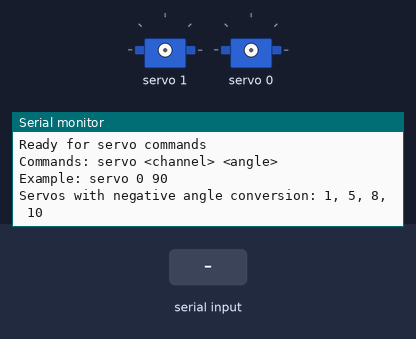
The sketch below on a simulated Arduino Uno, built with avr-gcc and run on an emulated ATmega328P. Shown: 2 × servo, the last lines printed to the serial monitor. Inputs (shaded band) come from the test bench.

Above: at 1.3 s.
1.4 s: "servo 1 -35\n" received over Serial
At 2.6 s:
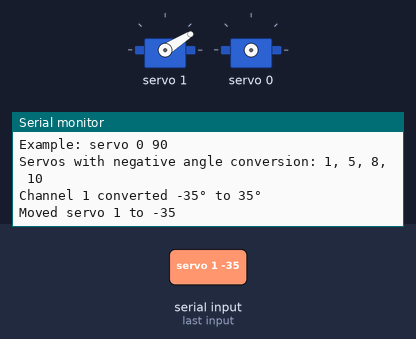
2.9 s: "servo  45\n" received over Serial
At 3.7 s:
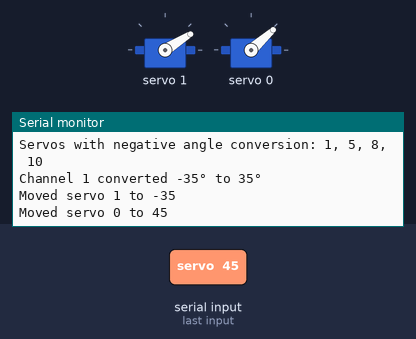

The sketch:

quadruped_firmware.ino
```cpp
#include <Wire.h>
#include <Adafruit_PWMServoDriver.h>

Adafruit_PWMServoDriver pwm = Adafruit_PWMServoDriver(0x40);

#define FREQUENCY_OSCILLATOR 25000000
#define SERVO_FREQ 50
#define SERVO_MIN 102
#define SERVO_MAX 500

// Servos that should convert negative angles to positive angles
// Add the channels that aren't working properly here
int negativeAngleServos[] = {1, 5, 8, 10}; // front_left_knee, front_right_ankle, rear_right_ankle, rear_left_knee
int numNegativeAngleServos = 4;

void setup() {
  Serial.begin(9600);
  Serial.println("R3 with Basic Servo Control - Negative Angle Handler");

  Wire.begin();
  pwm.begin();
  pwm.setOscillatorFrequency(FREQUENCY_OSCILLATOR);
  pwm.setPWMFreq(SERVO_FREQ);
  delay(10);

  Serial.println("Ready for servo commands");
  Serial.println("Commands: servo <channel> <angle>");
  Serial.println("Example: servo 0 90");

  // Print which servos handle negative angles
  Serial.print("Servos with negative angle conversion: ");
  for(int i = 0; i < numNegativeAngleServos; i++) {
    Serial.print(negativeAngleServos[i]);
    if(i < numNegativeAngleServos - 1) Serial.print(", ");
  }
  Serial.println();
}

void loop() {
  if (Serial.available() > 0) {
    String input = Serial.readStringUntil('\n');
    input.trim();

    if (input.startsWith("servo ")) {
      // Parse: "servo 0 90" or "servo 1 -35"
      int space1 = input.indexOf(' ');
      int space2 = input.indexOf(' ', space1 + 1);

      if (space1 > 0 && space2 > 0) {
        int channel = input.substring(space1 + 1, space2).toInt();
        int angle = input.substring(space2 + 1).toInt();

        setServoAngle(channel, angle);
        Serial.print("Moved servo ");
        Serial.print(channel);
        Serial.print(" to ");
        Serial.println(angle);
      }
    } else {
      Serial.print("Echo: ");
      Serial.println(input);
    }
  }
}

bool isNegativeAngleServo(int channel) {
  for(int i = 0; i < numNegativeAngleServos; i++) {
    if(negativeAngleServos[i] == channel) {
      return true;
    }
  }
  return false;
}

void setServoAngle(int channel, int angle) {
  int originalAngle = angle;

  // Handle negative angles for specific servos
  if (isNegativeAngleServo(channel) && angle < 0) {
    angle = abs(angle); // Convert negative to positive
    Serial.print("Channel ");
    Serial.print(channel);
    Serial.print(" converted ");
    Serial.print(originalAngle);
    Serial.print("° to ");
    Serial.print(angle);
    Serial.println("°");
  }

  // Constrain to servo range
  angle = constrain(angle, 0, 180);

  // Convert angle to PWM pulse length
  uint16_t pulseLength = map(angle, 0, 180, SERVO_MIN, SERVO_MAX);
  pwm.setPWM(channel, 0, pulseLength);
}
```

Measured:
- after the input at 1.4 s, the serial monitor: prints a new line at once (image 1)
- after the input at 2.9 s, the serial monitor: prints a new line at once (image 2)
